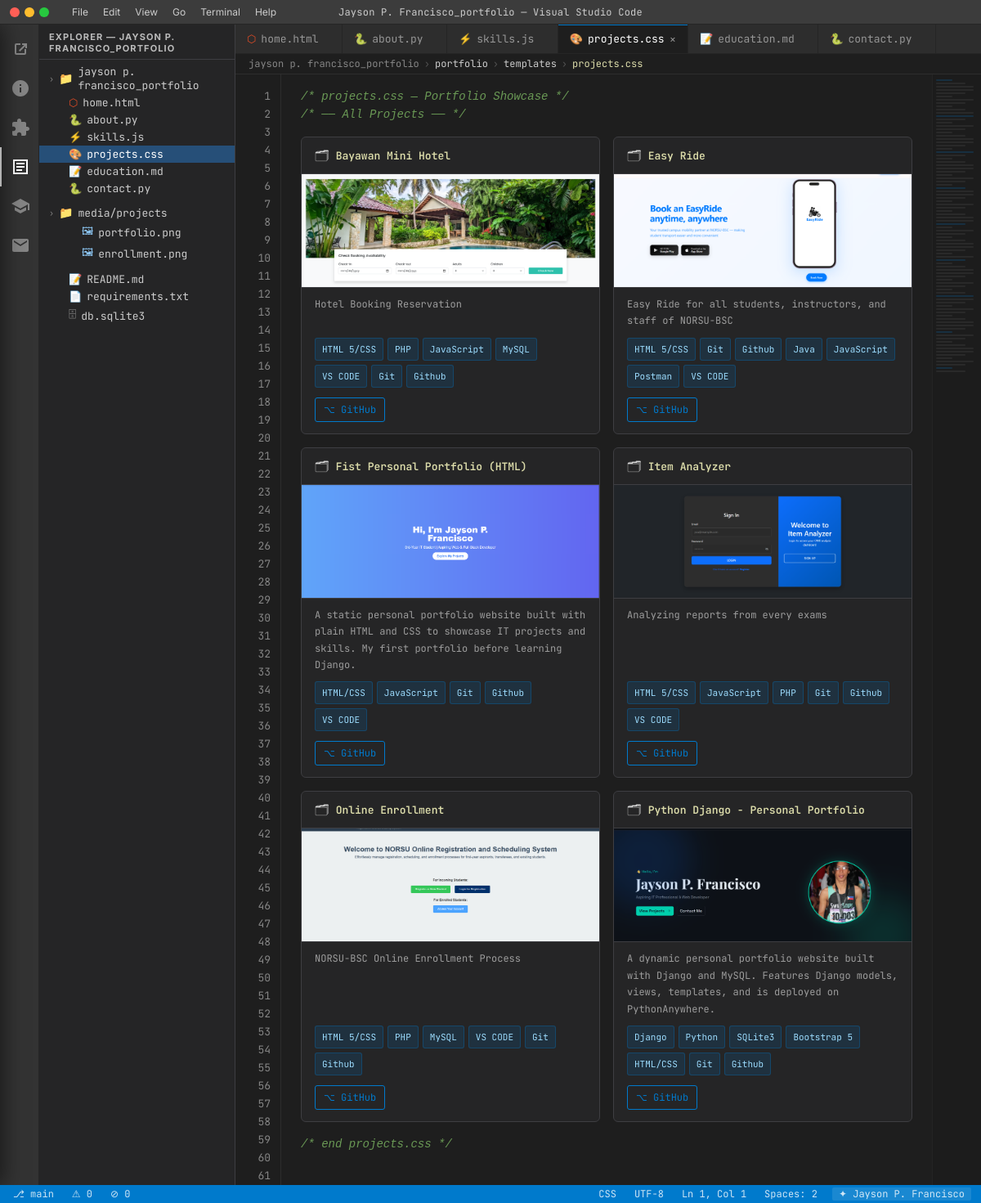
/projects/, run on the app's committed database.
### portfolio/models.py (models this page shows, shortened)
class Profile(models.Model):
    name = models.CharField(max_length=100)
    tagline = models.CharField(max_length=200)
    about = models.TextField()
    career_goals = models.TextField()
    email = models.EmailField()
    github = models.URLField(blank=True)
    linkedin = models.URLField(blank=True)
    facebook = models.URLField(blank=True)
    photo = models.ImageField(upload_to='profile/', blank=True, null=True)
    class Meta:
        verbose_name = 'Profile'

class Project(models.Model):
    title = models.CharField(max_length=200)
    description = models.TextField()
    technologies = models.CharField(max_length=300, help_text='Comma-separated list of tools/technologies')
    github_link = models.URLField(blank=True)
    live_link = models.URLField(blank=True)
    image = models.ImageField(upload_to='projects/', blank=True, null=True)
    order = models.IntegerField(default=0)
    featured = models.BooleanField(default=False)
    def get_technologies_list(self):
        return [t.strip() for t in self.technologies.split(',')]
    class Meta:
        ordering = ['order', 'title']

### portfolio/views.py (the view)
# urls.py: path('projects/', views.projects,  name='projects'),
def projects(request):
    profile = get_profile()
    all_projects = Project.objects.all()
    return render(request, 'portfolio/projects.html', {
        'profile': profile,
        'projects': all_projects,
    })

### portfolio/views.py (called while the page is built)
def get_profile():
    return Profile.objects.first()

### portfolio/templates/portfolio/projects.html (shortened to what this page needs)
{% extends 'portfolio/base.html' %}
{% block breadcrumb %}projects.css{% endblock %}
{% block sb_lang %}CSS{% endblock %}
{% block content %}
<code class="code-line"><span class="cm">/* projects.css — Portfolio Showcase */</span></code>
<code class="code-line"><span class="cm">/* ── All Projects ── */</span></code>
<div class="projects-grid">
  {% for project in projects %}
  <div class="project-card">
    <div class="project-card-header">
      <span class="proj-icon">🗂</span>
      <span class="proj-title">{{ project.title }}</span>
    </div>
    {% if project.image %}
    <img src="{{ project.image.url }}" class="project-card-img" alt="{{ project.title }}" />
    {% else %}
    <div class="project-img-placeholder">⌨</div>
    {% endif %}
    <div class="project-card-body">
      <div class="proj-desc">{{ project.description }}</div>
      <div class="proj-techs">
        {% for tech in project.get_technologies_list %}
          <span class="tech-pill">{{ tech }}</span>
        {% endfor %}
      </div>
      <div class="proj-links">
        {% if project.github_link %}<a href="{{ project.github_link }}" class="proj-link" target="_blank">⌥ GitHub</a>{% endif %}
      </div>
    </div>
  </div>
  {% empty %}
  <div class="cm" style="padding:16px">// No projects yet — add them in the Admin panel.</div>
  {% endfor %}
</div>
<code class="code-line"><span class="cm">/* end projects.css */</span></code>
{% endblock %}

### portfolio/templates/portfolio/base.html (shortened to what this page needs)
{% load static %}
<!DOCTYPE html>
<html lang="en">
<head>
  <link rel="stylesheet" href="{% static 'portfolio/css/style.css' %}" />
</head>
<body>
<div class="titlebar">
  <div class="titlebar-dots">
    <div class="titlebar-dot red"></div>
    <div class="titlebar-dot yellow"></div>
    <div class="titlebar-dot green"></div>
  </div>
  <div class="titlebar-menu">
    <span class="titlebar-menu-item">File</span>
    <span class="titlebar-menu-item">Edit</span>
    <span class="titlebar-menu-item">View</span>
    <span class="titlebar-menu-item">Go</span>
    <span class="titlebar-menu-item">Terminal</span>
    <span class="titlebar-menu-item">Help</span>
  </div>
  <span class="titlebar-title">{% if profile %}{{ profile.name }}{% else %}jayson{% endif %}_portfolio — Visual Studio Code</span>
</div>
<div class="layout">
  <div class="actbar">
    <a href="{% url 'home' %}" class="actbar-icon {% if request.resolver_match.url_name == 'home' %}active{% endif %}" title="Home">
      <svg viewBox="0 0 24 24"><path d="M17 17H7V7h5V5H7a2 2 0 00-2 2v10a2 2 0 002 2h10a2 2 0 002-2v-5h-2v5z"/><path d="M14 5v2h2.59L10 13.59l1.41 1.41L18 8.41V11h2V5h-6z"/></svg>
    </a>
    <a href="{% url 'about' %}" class="actbar-icon {% if request.resolver_match.url_name == 'about' %}active{% endif %}" title="About">
      <svg viewBox="0 0 24 24"><path d="M12 2C6.48 2 2 6.48 2 12s4.48 10 10 10 10-4.48 10-10S17.52 2 12 2zm1 15h-2v-6h2v6zm0-8h-2V7h2v2z"/></svg>
    </a>
    <a href="{% url 'skills' %}" class="actbar-icon {% if request.resolver_match.url_name == 'skills' %}active{% endif %}" title="Skills">
    </a>
    <a href="{% url 'projects' %}" class="actbar-icon {% if request.resolver_match.url_name == 'projects' %}active{% endif %}" title="Projects">
      <svg viewBox="0 0 24 24"><path d="M3 3h18v18H3V3zm16 16V5H5v14h14zM7 7h10v2H7V7zm0 4h10v2H7v-2zm0 4h7v2H7v-2z"/></svg>
    </a>
    <a href="{% url 'education' %}" class="actbar-icon {% if request.resolver_match.url_name == 'education' %}active{% endif %}" title="Education">
      <svg viewBox="0 0 24 24"><path d="M5 13.18v4L12 21l7-3.82v-4L12 17l-7-3.82zM12 3L1 9l11 6 9-4.91V17h2V9L12 3z"/></svg>
    </a>
    <a href="{% url 'contact' %}" class="actbar-icon {% if request.resolver_match.url_name == 'contact' %}active{% endif %}" title="Contact">
      <svg viewBox="0 0 24 24"><path d="M20 4H4c-1.1 0-2 .9-2 2v12c0 1.1.9 2 2 2h16c1.1 0 2-.9 2-2V6c0-1.1-.9-2-2-2zm0 4l-8 5-8-5V6l8 5 8-5v2z"/></svg>
    </a>
  </div>
  <div class="sidebar">
    <div class="sidebar-header">Explorer — {% if profile %}{{ profile.name|lower }}{% else %}jayson{% endif %}_portfolio</div>
    <div class="sidebar-tree">
      <div class="tree-folder open">
        <span class="chevron">›</span><span class="tree-folder-icon">📁</span>
        <span>{% if profile %}{{ profile.name|lower }}{% else %}jayson{% endif %}_portfolio</span>
      </div>
      <a href="{% url 'home' %}" class="tree-file {% if request.resolver_match.url_name == 'home' %}active{% endif %}">
        <span class="file-icon html-icon">⬡</span><span>home.html</span>
      </a>
      <a href="{% url 'about' %}" class="tree-file {% if request.resolver_match.url_name == 'about' %}active{% endif %}">
        <span class="file-icon py-icon">🐍</span><span>about.py</span>
      </a>
      <a href="{% url 'skills' %}" class="tree-file {% if request.resolver_match.url_name == 'skills' %}active{% endif %}">
        <span class="file-icon js-icon">⚡</span><span>skills.js</span>
      </a>
      <a href="{% url 'projects' %}" class="tree-file {% if request.resolver_match.url_name == 'projects' %}active{% endif %}">
        <span class="file-icon css-icon">🎨</span><span>projects.css</span>
      </a>
      <a href="{% url 'education' %}" class="tree-file {% if request.resolver_match.url_name == 'education' %}active{% endif %}">
        <span class="file-icon md-icon">📝</span><span>education.md</span>
      </a>
      <a href="{% url 'contact' %}" class="tree-file {% if request.resolver_match.url_name == 'contact' %}active{% endif %}">
        <span class="file-icon py-icon">🐍</span><span>contact.py</span>
      </a>
      <div class="tree-folder open" style="margin-top:8px">
        <span class="chevron">›</span><span class="tree-folder-icon">📁</span><span>media/projects</span>
      </div>
      <div class="tree-file" style="padding-left:52px">
        <span class="file-icon" style="color:#8bc4f0">🖼</span><span>portfolio.png</span>
      </div>
      <div class="tree-file" style="padding-left:52px">
        <span class="file-icon" style="color:#8bc4f0">🖼</span><span>enrollment.png</span>
      </div>
      <div class="tree-file" style="margin-top:8px">
        <span class="file-icon md-icon">📝</span><span>README.md</span>
      </div>
      <div class="tree-file">
        <span class="file-icon" style="color:#6bcb77">📄</span><span>requirements.txt</span>
      </div>
      <div class="tree-file">
        <span class="file-icon" style="color:#999">🗄</span><span>db.sqlite3</span>
      </div>
    </div>
  </div>
  <div class="main">
    <div class="tabbar">
      <a href="{% url 'home' %}" class="tab {% if request.resolver_match.url_name == 'home' %}active{% endif %}">
        <span class="html-icon">⬡</span> home.html <span class="tab-close">×</span>
      </a>
      <a href="{% url 'about' %}" class="tab {% if request.resolver_match.url_name == 'about' %}active{% endif %}">
        <span class="py-icon">🐍</span> about.py <span class="tab-close">×</span>
      </a>
      <a href="{% url 'skills' %}" class="tab {% if request.resolver_match.url_name == 'skills' %}active{% endif %}">
        <span class="js-icon">⚡</span> skills.js <span class="tab-close">×</span>
      </a>
      <a href="{% url 'projects' %}" class="tab {% if request.resolver_match.url_name == 'projects' %}active{% endif %}">
        <span class="css-icon">🎨</span> projects.css <span class="tab-close">×</span>
      </a>
      <a href="{% url 'education' %}" class="tab {% if request.resolver_match.url_name == 'education' %}active{% endif %}">
        <span class="md-icon">📝</span> education.md <span class="tab-close">×</span>
      </a>
      <a href="{% url 'contact' %}" class="tab {% if request.resolver_match.url_name == 'contact' %}active{% endif %}">
        <span class="py-icon">🐍</span> contact.py <span class="tab-close">×</span>
      </a>
    </div>
    <div class="breadcrumbs">
      <span>{% if profile %}{{ profile.name|lower }}{% else %}jayson{% endif %}_portfolio</span>
      <span class="breadcrumb-sep">›</span><span class="breadcrumb-item">portfolio</span>
      <span class="breadcrumb-sep">›</span><span class="breadcrumb-item">templates</span>
      <span class="breadcrumb-sep">›</span>
      <span class="breadcrumb-item active">{% block breadcrumb %}home.html{% endblock %}</span>
    </div>
    <div class="editor" id="editorPane">
      <div class="line-numbers" id="lineNumbers"></div>
      <div class="code-content" id="codeContent">
        {% block content %}{% endblock %}
      </div>
      <div class="minimap"><div class="minimap-lines" id="minimapLines"></div></div>
    </div>
  </div>
</div>
<div class="statusbar">
  <div class="statusbar-left">
    <span class="statusbar-item branch">main</span>
    <span class="statusbar-item sb-hide-xs">⚠ 0</span>
    <span class="statusbar-item sb-hide-xs">⊘ 0</span>
  </div>
  <div class="statusbar-right">
    <span class="statusbar-item sb-hide-sm">{% block sb_lang %}HTML{% endblock %}</span>
    <span class="statusbar-item sb-hide-sm">UTF-8</span>
    <span class="statusbar-item sb-hide-xs" id="sbLn">Ln 1, Col 1</span>
    <span class="statusbar-item sb-hide-sm">Spaces: 2</span>
    <span class="statusbar-item sb-brand">✦ {% if profile %}{{ profile.name }}{% else %}Portfolio{% endif %}</span>
  </div>
</div>
</body>
</html>

### data on the page
Profile: name "Jayson P. Francisco", name "JAYSON P. FRANCISCO", name "jayson p. francisco"
Project: title "Bayawan Mini Hotel", image (picture), description "Hotel Booking Reservation", get_technologies_list "HTML 5/CSS" "PHP" "JavaScript" "MySQL" "VS CODE" "Git" "Github"
Project: title "Easy Ride", image (picture), description "Easy Ride for all students, instructors, and staff of NORSU-BSC", get_technologies_list "HTML 5/CSS" "Git" "Github" "Java" "JavaScript" "Postman" "VS CODE"
Project: title "Fist Personal Portfolio (HTML)", image (picture), description "A static personal portfolio website built with plain HTML and CSS to showcase IT projects and skills. My first portfolio before learning Django.", get_technologies_list "HTML/CSS" "JavaScript" "Git" "Github" "VS CODE"
Project: title "Item Analyzer", image (picture), description "Analyzing reports from every exams", get_technologies_list "HTML 5/CSS" "JavaScript" "PHP" "Git" "Github" "VS CODE"
Project: title "Online Enrollment", image (picture), description "NORSU-BSC Online Enrollment Process", get_technologies_list "HTML 5/CSS" "PHP" "MySQL" "VS CODE" "Git" "Github"
Project: title "Python Django - Personal Portfolio", image (picture), description "A dynamic personal portfolio website built with Django and MySQL. Features Django models, views, templates, and is deployed on PythonAnywhere.", get_technologies_list "Django" "Python" "SQLite3" "Bootstrap 5" "HTML/CSS" "Git" "Github"
